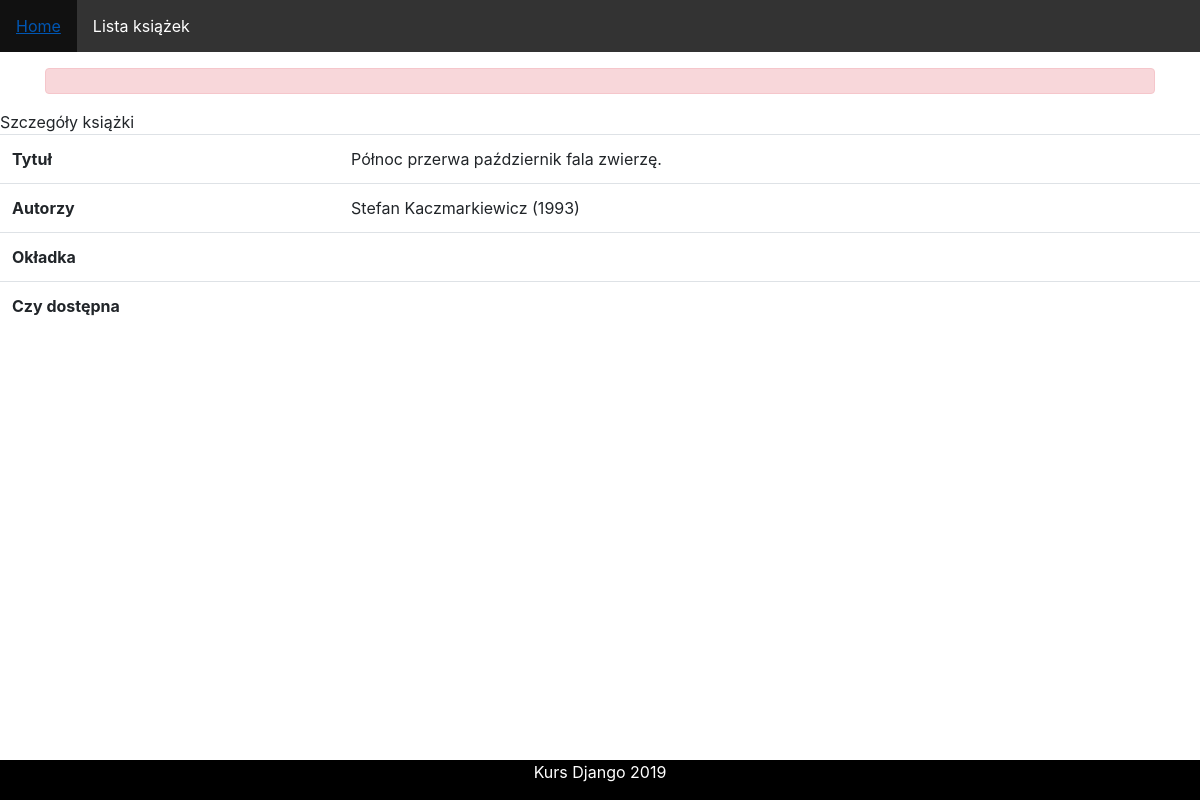
Page /books/13 on the committed database.
### books/models.py (models this page shows, shortened)
class TimeStamp(models.Model):
    created = models.DateTimeField(auto_now_add=True)
    modified = models.DateTimeField(auto_now=True)
    class Meta:
        abstract = True

class Book(TimeStamp):
    title = models.CharField(max_length=200)
    ISBN = models.CharField(max_length=30)
    cover_type = models.CharField(choices=COVER_TYPES, default='soft',max_length=30)
    pages = models.IntegerField()
    author = models.ManyToManyField(Author)
    cover_image = models.ImageField(upload_to="covers/%Y/%m/%d", blank=True, null=True)
    description = models.TextField(blank=True, null=True)
    pub_date = models.DateField(blank=True, null=True)
    loan_data = models.DateTimeField(blank=True, null=True, default=timezone.now)
    is_avaiable = models.BooleanField(default=True)
    @property
    def authors(self):
        return ", ".join([str(a) for a in self.author.all()])

class Author(TimeStamp):
    firstname = models.CharField(max_length=200)
    lastname = models.CharField(max_length=200)
    is_in_public_domain  = models.BooleanField(default=False)
    sex = models.CharField(max_length=10,choices=SEX_TYPES,blank=True, null=True)
    birtday = models.DateField(blank=True, null=True)
    biogram = models.TextField(blank=True, null=True)
    photo = models.ImageField(upload_to="authors/%Y/%m/%d", blank=True, null=True)
    def __str__(self):
        return f"{self.firstname} {self.lastname} ({self.birtday.year})"

### books/views.py (the view, shortened to what this page needs)
# urls.py: path("/<int:book_id>", views.book_details, name="details"),
def book_details(request, book_id):
    book = get_object_or_404(Book, pk=book_id)
    context = {'book': book}
    return render(
        request,
        "books/books_details.html",
        context,
    )

### books/templates/books/books_details.html (shortened to what this page needs)
{% extends "books/base.html" %}
{% block content %}
Szczegóły książki
<table class="table ">
    <tr>
    <th>Tytuł</th>
        <td>{{book.title}}</td>
    </tr>
<tr>
    <th>Autorzy</th>
        <td>{{book.authors}}</td>
    </tr>
      <th>Okładka</th>
        <td>
      <th>Czy dostępna</th>
        <td>
    </td>
</table>
{% endblock %}

### rows in the picture
Book: title "Północ przerwa październik fala zwierzę.", authors "Stefan Kaczmarkiewicz (1993)"
